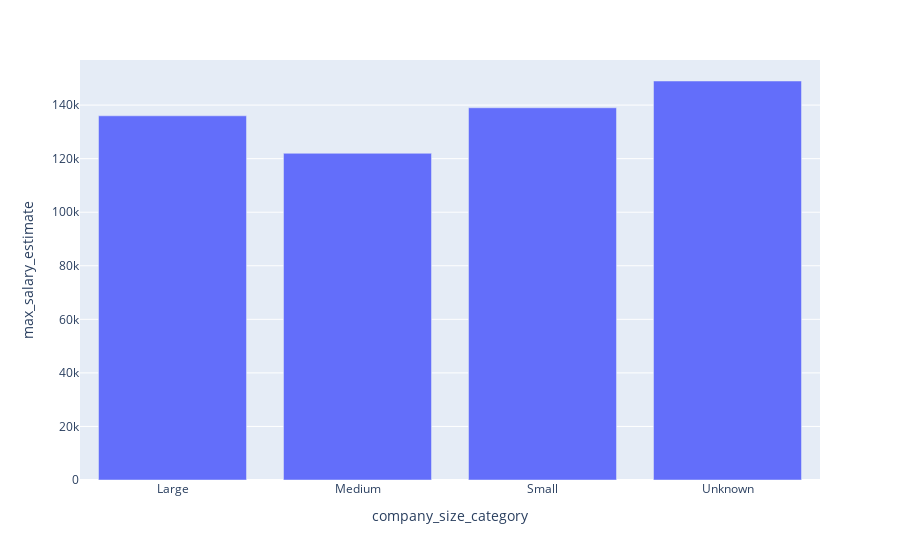

Write notebook code for a chart like this one.
### Code cell
fig = px.bar(data_frame=avg_min_salary_by_comany_size,
             x='company_size_category', 
             y='max_salary_estimate')
fig.show()

### Figure 1 — Plotly figure (JSON) as saved in the notebook; plotly's stock layout.template omitted (floating-point values rounded to 4 significant figures)
{"data": [{"hovertemplate": "company_size_category=%{x}<br>max_salary_estimate=%{y}<extra></extra>", "legendgroup": "", "marker": {"color": "#636efa", "pattern": {"shape": ""}}, "name": "", "orientation": "v", "showlegend": false, "textposition": "auto", "type": "bar", "x": ["Large", "Medium", "Small", "Unknown"], "xaxis": "x", "y": [136000.0, 122000.0, 139000.0, 149000.0], "yaxis": "y"}], "layout": {"barmode": "relative", "legend": {"tracegroupgap": 0}, "margin": {"t": 60}, "xaxis": {"anchor": "y", "domain": [0, 1], "title": {"text": "company_size_category"}}, "yaxis": {"anchor": "x", "domain": [0, 1], "title": {"text": "max_salary_estimate"}}}}
